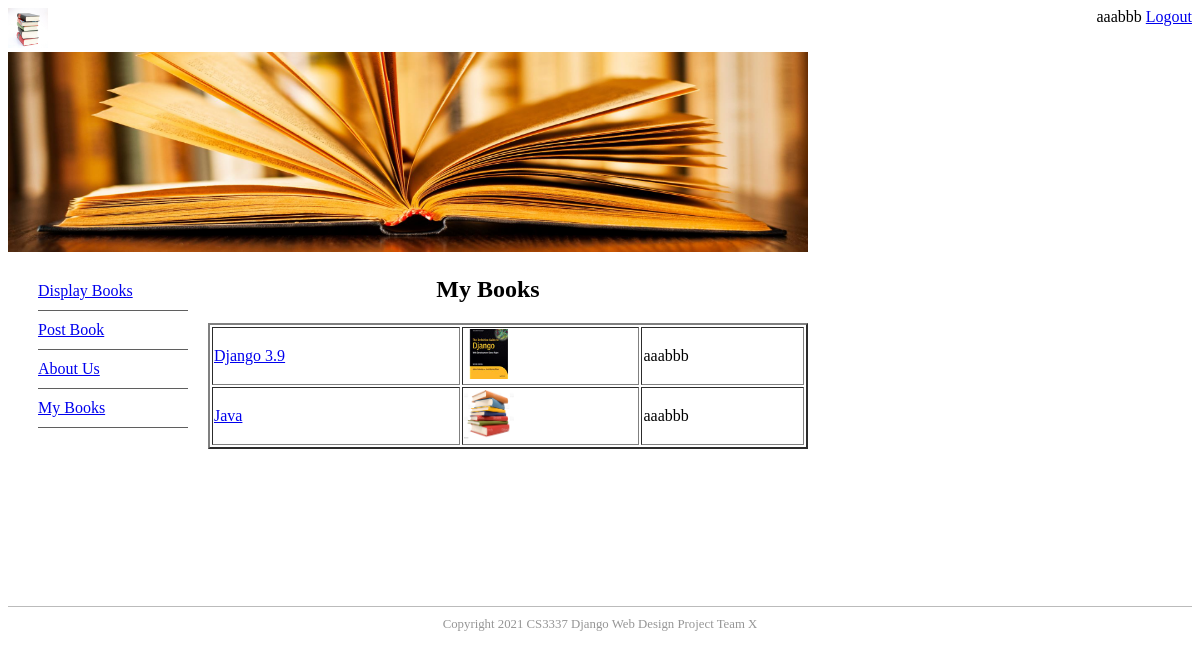
Page /mybooks (signed in) on the committed database.
### bookMng/models.py (models this page shows, shortened)
class MainMenu(models.Model):
    item = models.CharField(max_length=200, unique=True)
    link = models.CharField(max_length=200, unique=True)

class Book(models.Model):
    name = models.CharField(max_length=200)
    web = models.URLField(max_length=200)
    price = models.DecimalField(decimal_places=2, max_digits=6)
    publishdate = models.DateField(auto_now=True)
    picture = models.FileField(upload_to='bookEx/static/uploads')
    pic_path = models.CharField(max_length=300, editable=False, blank=True)
    username = models.ForeignKey(User, blank=True, null=True, on_delete=models.CASCADE)

### bookMng/views.py (the view)
# urls.py: path('mybooks', views.mybooks, name='mybooks'),
@login_required(login_url=reverse_lazy('login'))
def mybooks(request):
    books = Book.objects.filter(username=request.user)
    for b in books:
        b.pic_path = b.picture.url[14:]
    return render(request,
                  'bookMng/mybooks.html',
                  {
                      'item_list': MainMenu.objects.all(),
                      'books': books,
                  }
                  )

### bookEx/templates/bookMng/mybooks.html
{% extends "base.html" %}
{% load static %}
{% block sidenav %}
   {% for item in item_list %}
       <li>
          <a href="{{ item.link }}"> {{ item.item }}</a>
       </li>
   {% endfor %}
{% endblock sidenav %}
{% block content %}
   <h1 align="center"> My Books </h1>
   <table align="center" border="2" width="600">
    {% for book in books %}
       <tr>
           <td>
              <a href="book_detail/{{ book.id }}"> {{ book.name }} </a>
           </td>
           <td>
               <img src="{% static book.pic_path %}" width="50" height="50">
           </td>
           <td>
               {{ book.username }}
           </td>
       </tr>
    {% endfor %}
   </table>
{% endblock content%}

### bookEx/templates/base.html (shortened to what this page needs)
{% load static %}
<!DOCTYPE html>
<html lang="en">
<head>
    <link href="{% static 'main.css' %}" rel="stylesheet" type="text/css">
</head>
<body>
<div>
    <header>
        <div id="logo">
            <img src="{% static 'logo.jpg' %}" width="40" height="40" alt="" />
            <span style="float: right;">
                {% if user.is_authenticated %}
                    {{ user.username }}
                    <a href="{% url 'logout' %}?next=/">Logout</a>
                {% else %}
                     Not logged in
                    <a href="{% url 'login' %}?next=/">Login</a>
                {% endif %}
            </span>
        </div>
        <div id="topbanner">
            <img src="{% static 'topbanner.jpg' %}" width="800" height="200" alt="" />
        </div>
    </header>
    <aside id="leftsidebar">
        <nav id="nav">
            <ul>
                {% block sidenav %}{% endblock sidenav %}
            </ul>
        </nav>
    </aside>
    <section id="main">
        {% block content %}{% endblock content %}
    </section>
    <footer id="footer">
        Copyright 2021 CS3337 Django Web Design Project Team X
    </footer>
</div>
</body>
</html>

### bookEx/static/main.css (style rules this page uses)
#footer { text-align: center; font-size: 0.8em; margin-top: 5px; padding-top: 10px; padding-bottom: 10px; background-color: #FFFFFF; border-top: thin solid #BBBBBB; clear: both; color: #969696; }
#leftsidebar { width: 180px; height: 350px; float: left; }
#nav li { padding-top: 10px; padding-bottom: 10px; font-size: 1em; list-style-type: none; border-bottom: thin solid #5F5F5F; color: #4C4C4C; left: 0px; list-style-position: inside; margin-left: -10px; }
#main { width: 560px; float: left; margin-left: 20px; margin-right: 10px; padding-right: 10px; }

### rows in the picture
MainMenu: item "Display Books"
MainMenu: item "Post Book"
MainMenu: item "About Us"
MainMenu: item "My Books"
Book: name "Django 3.9", username "aaabbb"
Book: name "Java", username "aaabbb"

### other values in the picture
{{ user.username }} "aaabbb"
